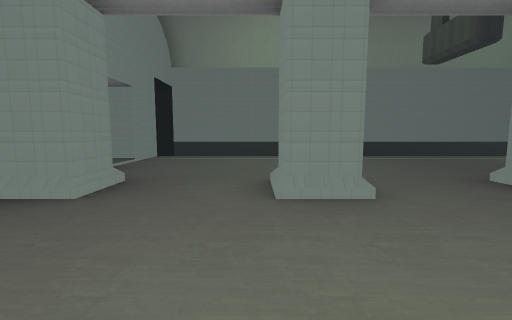
view 1 (above)

18 first-person views from a walk through a scene from a Unity 3-D project. The camera is 1.3 m above the floor, tilts 6° down and sees 90° across. The floor is counted in squares, 2 m on a side. Each view is taken from the middle of a square. On the plan, view 1 faces up. The plan holds only what a view shows up to about 9 squares ahead; the rest is blank. The place goes on beyond the plan.

view 2
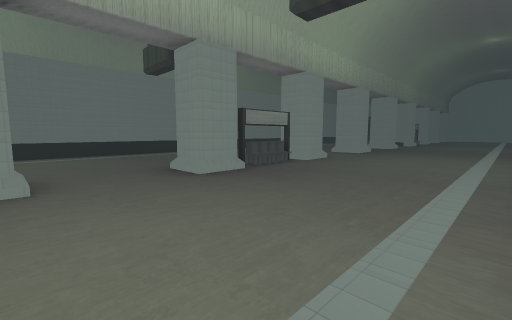

view 3
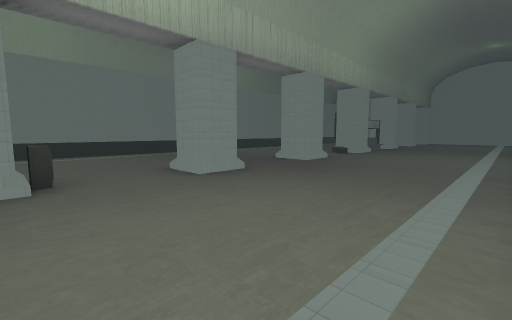

view 4
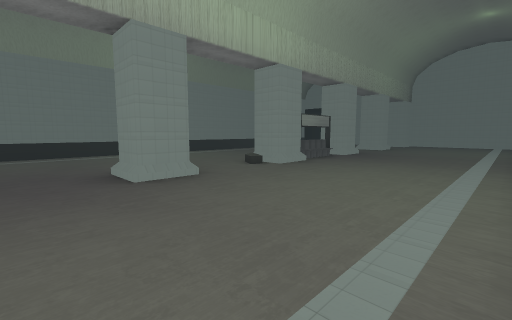

view 5
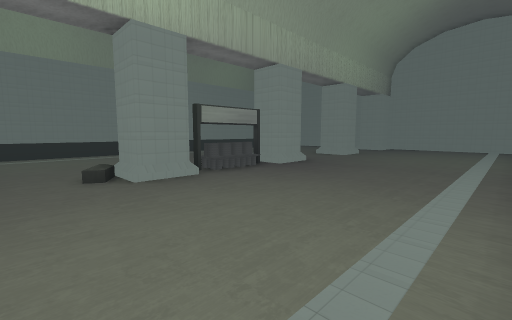

view 6
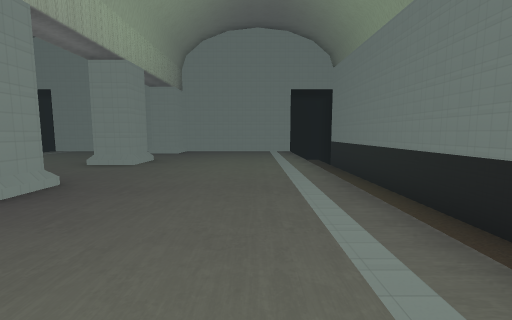

view 7
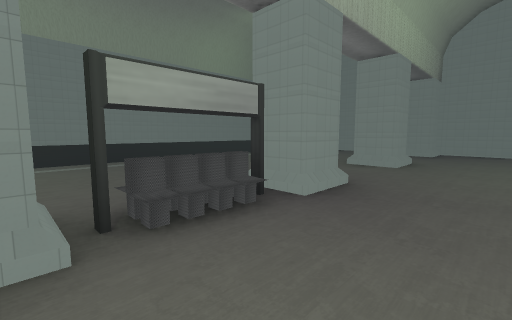

view 8
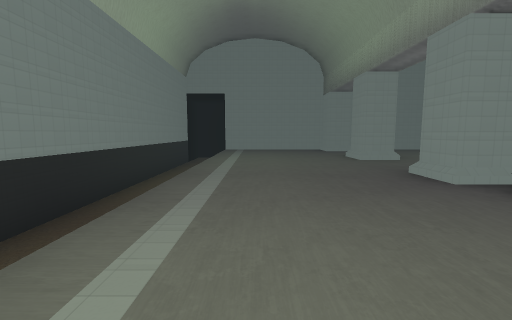

view 9
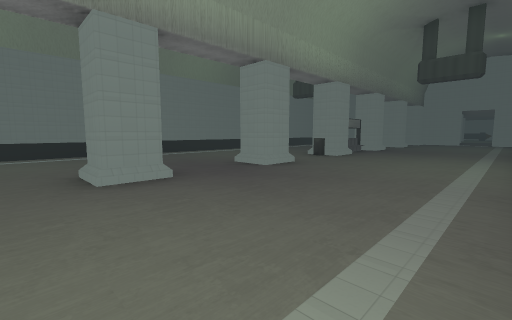

view 10
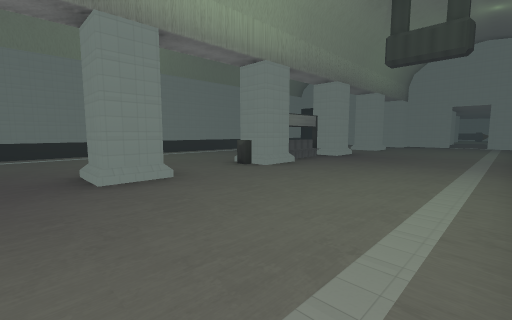

view 11
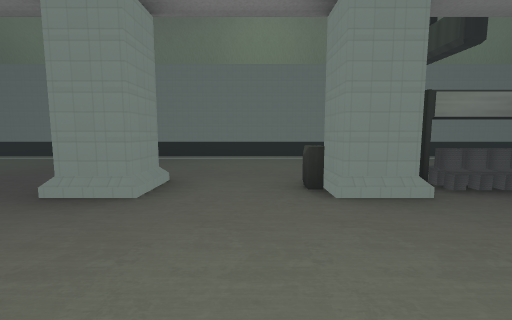

view 12
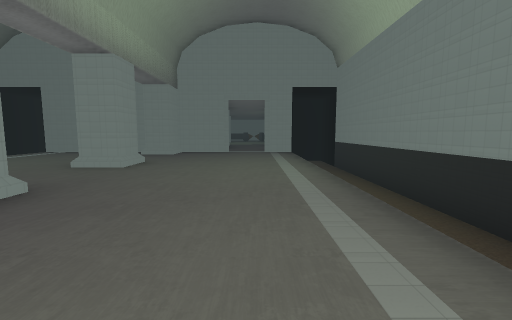

view 13
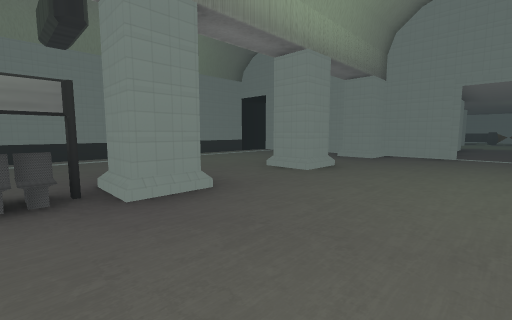

view 14
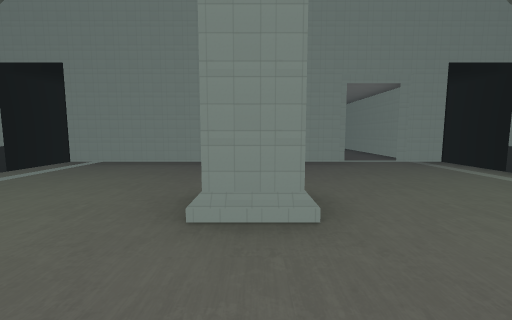

view 15
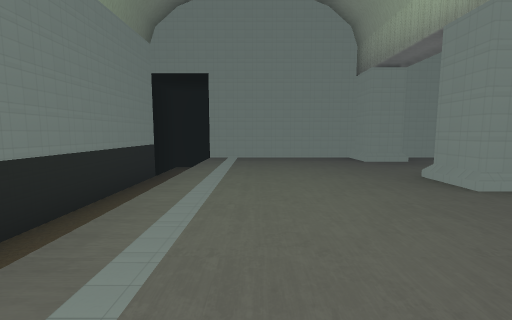

view 16
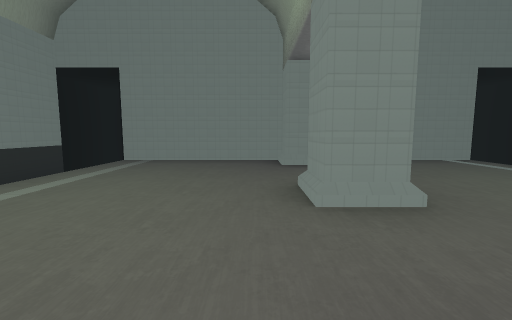

view 17
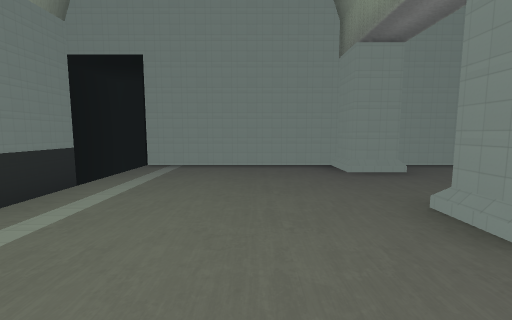

view 18
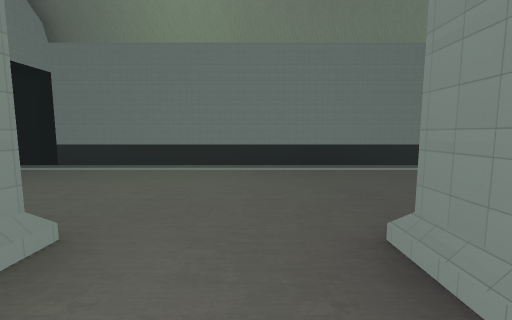

### Floor plan
Key: @ floor where view 1 was taken; # wall or solid block; x gap in a wall; . floor; / step, stairs or slope; v drop or lower ground; O other object.
Columns run from 4 left of view 1 to 27 right of it. Each row starts with its distance up from view 1.
  9 ################################
  8  vvvvvvvv            vvvvvvvv  #
  7 ##............................#
  6 ..............................#
  5 .#............................#
  4  #............................#
  3  ##..#..#O##..#..#./#Ox#..#..##
  2  #............................#
  1  #............................#
  0  #..@.........................#
 -1  x............................#
 -2 vvvvvvv               vvvvvvvv
 -3 ################################

Where each view was taken, in squares from view 1:
view 1: 0 up, 0 right, facing up
view 2: 1 down, 1 right, facing up-right
view 3: 1 down, 7 right, facing up-right
view 4: 1 down, 11 right, facing up-right
view 5: 1 down, 14 right, facing up-right
view 6: 0 up, 16 right, facing right
view 7: 1 up, 16 right, facing up-right
view 8: 6 up, 15 right, facing right
view 9: 7 up, 14 right, facing down-left
view 10: 7 up, 11 right, facing down-left
view 11: 6 up, 8 right, facing down
view 12: 6 up, 6 right, facing left
view 13: 6 up, 5 right, facing down-left
view 14: 3 up, 3 right, facing left
view 15: 0 up, 4 right, facing left
view 16: 4 up, 19 right, facing right
view 17: 5 up, 20 right, facing right
view 18: 4 up, 20 right, facing down
